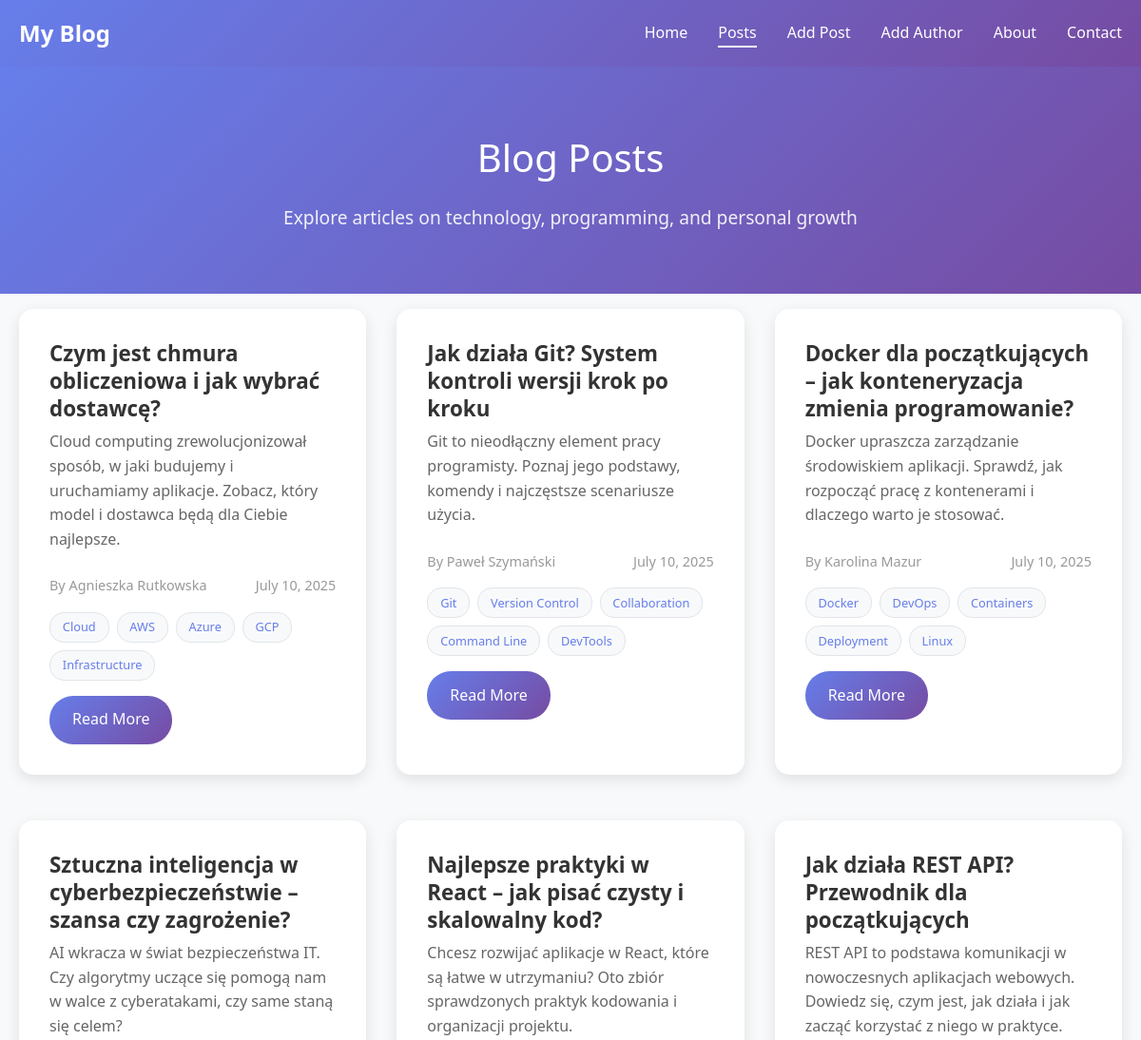
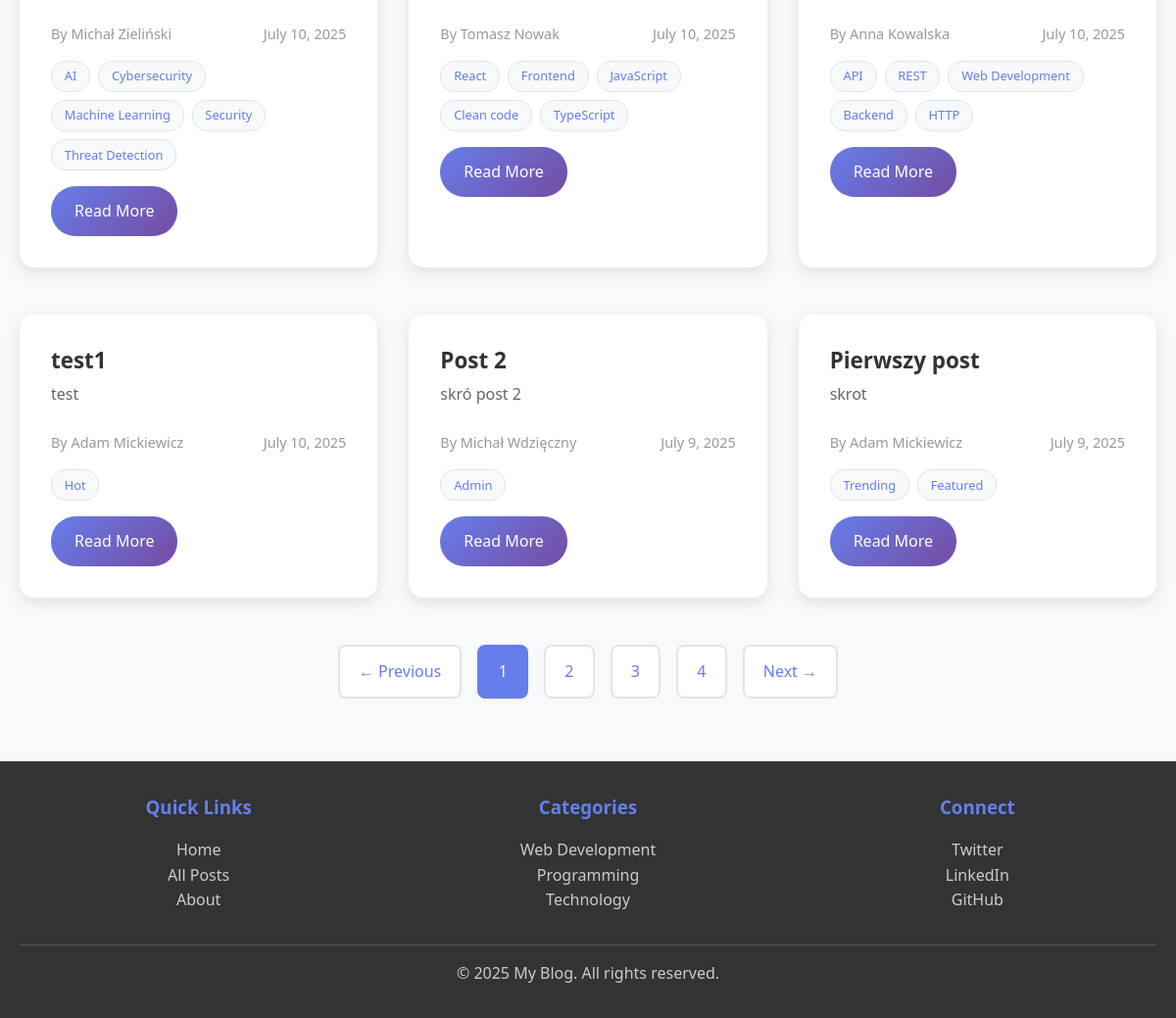
Page /blog/posts/ on the committed database (2 pictures, top to bottom).
### blog/models.py (models this page shows, shortened)
class BlogPost(models.Model):
    title = models.CharField(max_length=200)
    excerpt = models.CharField(max_length=500, blank=True, null=True)
    author = models.ForeignKey(Author, on_delete=models.CASCADE, related_name='posts')
    tags = models.ManyToManyField(Tag, blank=True, related_name='posts')
    content = models.TextField()
    created_at = models.DateTimeField(auto_now_add=True)
    updated_at = models.DateTimeField(auto_now=True)
    image = models.ImageField(upload_to='blog_images/', blank=True, null=True)
    slug = models.SlugField(max_length=200, unique=True, blank=True, null=True)
    class Meta:
        ordering = ['-created_at']
        verbose_name_plural = "Blog Posts"

class Author(models.Model):
    first_name = models.CharField(max_length=100)
    last_name = models.CharField(max_length=100)
    email = models.EmailField(unique=True)
    bio = models.TextField(blank=True, null=True)
    def full_name(self):
        return f"{self.first_name} {self.last_name}"

class Tag(models.Model):
    name = models.CharField(max_length=50, unique=True)

### blog/views.py (the view)
# urls.py: path('posts/', blog_views.posts_main_view, name='posts'),
def posts_main_view(request):
    posts = BlogPost.objects.all()
    if not posts:
        return render(request, 'blog/posts.html', {
            'url': 'blog',
            'links': get_navigation_links('Posts'),
            'posts': [],  # Pass an empty list if no posts are available
        })
    return render(request, 'blog/posts.html', {
        'url': 'blog',
        'links': get_navigation_links('Posts'),
        'posts': posts,  # Pass the posts data to template
    })

### blog/views.py (called while the page is built)
def get_navigation_links(active_page):
    links = [
        {'name': 'Home', 'url': '/', 'active': False},
        {'name': 'Posts', 'url': '/blog/posts', 'active': False},
        {'name': 'Add Post', 'url': '/blog/add_post', 'active': False},
        {'name': 'Add Author', 'url': '/blog/add_author', 'active': False},
        {'name': 'About', 'url': '/blog/about', 'active': False},
        {'name': 'Contact', 'url': '/blog/contact', 'active': False},
    ]
    for link in links:
        if link['name'].lower() == active_page.lower():
            link['active'] = True
        else:
            link['active'] = False
    return links

### blog/templates/blog/posts.html (shortened to what this page needs)
<!DOCTYPE html>
<html lang="en">
<head>
</head>
<body>
    <header>
        <nav class="container">
            <div class="logo">My Blog</div>
            <ul class="nav-links">
                {% for link in links %}
                    <li><a href="{{ link.url }}" class="{% if link.active %}active{% endif %}">{{ link.name }}</a></li>
                {% endfor %}
            </ul>
        </nav>
    </header>
    <section class="page-header">
        <div class="container">
            <h1>Blog Posts</h1>
            <p>Explore articles on technology, programming, and personal growth</p>
        </div>
    </section>
    <main class="container">
        <div class="posts-grid">
            {% for post in posts %}
            <article class="post-card">
                <div class="post-content">
                    <h3 class="post-title">
                        <a href="{% url 'blog:post' post_id=post.id %}">{{ post.title }}</a>
                    </h3>
                    <p class="post-excerpt">{{ post.excerpt|truncatewords:30 }}</p>
                    <p class="post-meta">
                        <span class="post-author">By {{ post.author.full_name }}</span>
                        <span>{{ post.created_at|date:"F j, Y" }}</span>
                    {% if post.tags.all %}
                    <div class="post-tags">
                        {% for tag in post.tags.all %}
                            <a href="#" class="post-tag">{{ tag.name }}</a>
                        {% endfor %}
                    </div>
                    {% endif %}
                    <a href="{% url 'blog:post' post_id=post.id %}" class="read-more">Read More</a>
                </div>
            </article>
            {% endfor %}
        </div>
        <div class="pagination">
            <a href="#">← Previous</a>
            <span class="current">1</span>
            <a href="#">2</a>
            <a href="#">3</a>
            <a href="#">4</a>
            <a href="#">Next →</a>
        </div>
    </main>
    <footer>
        <div class="container">
            <div class="footer-content">
                <div class="footer-section">
                    <h3>Quick Links</h3>
                    <p><a href="/">Home</a></p>
                    <p><a href="/posts">All Posts</a></p>
                    <p><a href="/about">About</a></p>
                </div>
                <div class="footer-section">
                    <h3>Categories</h3>
                    <p><a href="#">Web Development</a></p>
                    <p><a href="#">Programming</a></p>
                    <p><a href="#">Technology</a></p>
                </div>
                <div class="footer-section">
                    <h3>Connect</h3>
                    <p><a href="#">Twitter</a></p>
                    <p><a href="#">LinkedIn</a></p>
                    <p><a href="#">GitHub</a></p>
                </div>
            </div>
            <div class="footer-bottom">
                <p>&copy; 2025 My Blog. All rights reserved.</p>
            </div>
        </div>
    </footer>
</body>
</html>

### blog/templates/blog/posts.html (style rules this page uses)
* { margin: 0; padding: 0; box-sizing: border-box; }
body { font-family: 'Segoe UI', Tahoma, Geneva, Verdana, sans-serif; line-height: 1.6; color: #333; background-color: #f8f9fa; }
.container { max-width: 1200px; margin: 0 auto; padding: 0 20px; }
header { background: linear-gradient(135deg, #667eea 0%, #764ba2 100%); color: white; padding: 1rem 0; box-shadow: 0 2px 10px rgba(0,0,0,0.1); }
nav { display: flex; justify-content: space-between; align-items: center; }
.logo { font-size: 1.5rem; font-weight: bold; }
.nav-links { list-style: none; display: flex; gap: 2rem; }
.nav-links a { color: white; text-decoration: none; transition: opacity 0.3s; }
.nav-links a.active { border-bottom: 2px solid white; padding-bottom: 3px; }
.page-header { background: linear-gradient(135deg, #667eea 0%, #764ba2 100%); color: white; text-align: center; padding: 4rem 0; }
.page-header h1 { font-size: 2.5rem; margin-bottom: 1rem; font-weight: 300; }
.page-header p { font-size: 1.2rem; opacity: 0.9; }
main { padding: 6rem 0 4rem 0; }
.posts-grid { display: grid; grid-template-columns: repeat(auto-fit, minmax(350px, 1fr)); gap: 2rem; margin-bottom: 3rem; }
.post-card { background: white; border-radius: 15px; overflow: hidden; box-shadow: 0 5px 15px rgba(0,0,0,0.1); transition: transform 0.3s, box-shadow 0.3s; margin-top: 1rem; }
.post-content { padding: 2rem; }
.post-title { font-size: 1.4rem; margin-bottom: 0.5rem; color: #333; line-height: 1.3; }
.post-title a { color: #333; text-decoration: none; transition: color 0.3s; }
.post-excerpt { color: #666; margin-bottom: 1.5rem; line-height: 1.6; }
.post-meta { display: flex; justify-content: space-between; align-items: center; color: #999; font-size: 0.9rem; margin-bottom: 1rem; }
.post-author { font-weight: 500; }
.post-tags { display: flex; gap: 0.5rem; flex-wrap: wrap; margin-bottom: 1rem; }
.post-tag { background: #f8f9fa; color: #667eea; padding: 0.3rem 0.8rem; border-radius: 15px; font-size: 0.8rem; text-decoration: none; border: 1px solid #e1e5e9; transition: all 0.3s; }
.read-more { display: inline-block; background: linear-gradient(135deg, #667eea 0%, #764ba2 100%); color: white; padding: 0.8rem 1.5rem; text-decoration: none; border-radius: 25px; font-weight: 500; transition: transform 0.3s, box-shadow 0.3s; }
.pagination { display: flex; justify-content: center; gap: 1rem; margin: 3rem 0; }
.pagination a, .pagination span { padding: 0.8rem 1.2rem; background: white; color: #667eea; text-decoration: none; border-radius: 8px; border: 2px solid #e1e5e9; transition: all 0.3s; }
.pagination .current { background: #667eea; color: white; border-color: #667eea; }
footer { background: #333; color: white; text-align: center; padding: 2rem 0; margin-top: 4rem; }
.footer-content { display: grid; grid-template-columns: repeat(auto-fit, minmax(250px, 1fr)); gap: 2rem; margin-bottom: 2rem; }
.footer-section h3 { margin-bottom: 1rem; color: #667eea; }
.footer-section a { color: #ccc; text-decoration: none; transition: color 0.3s; }
.footer-bottom { border-top: 1px solid #555; padding-top: 1rem; color: #ccc; }

### rows in the picture
BlogPost: title "Czym jest chmura obliczeniowa i jak wybrać dostawcę?", excerpt "Cloud computing zrewolucjonizował sposób, w jaki budujemy i uruchamiamy aplikacje. Zobacz, który model i dostawca będą dla Ciebie najlepsze.", author.full_name "Agnieszka Rutkowska", created_at "July 10, 2025"
Tag: name "Cloud"
Tag: name "AWS"
Tag: name "Azure"
Tag: name "GCP"
Tag: name "Infrastructure"
BlogPost: title "Jak działa Git? System kontroli wersji krok po kroku", excerpt "Git to nieodłączny element pracy programisty. Poznaj jego podstawy, komendy i najczęstsze scenariusze użycia.", author.full_name "Paweł Szymański", created_at "July 10, 2025"
Tag: name "Git"
Tag: name "Version Control"
Tag: name "Collaboration"
Tag: name "Command Line"
Tag: name "DevTools"
BlogPost: title "Docker dla początkujących – jak konteneryzacja zmienia programowanie?", excerpt "Docker upraszcza zarządzanie środowiskiem aplikacji. Sprawdź, jak rozpocząć pracę z kontenerami i dlaczego warto je stosować.", author.full_name "Karolina Mazur", created_at "July 10, 2025"
Tag: name "Docker"
Tag: name "DevOps"
Tag: name "Containers"
Tag: name "Deployment"
Tag: name "Linux"
BlogPost: title "Sztuczna inteligencja w cyberbezpieczeństwie – szansa czy zagrożenie?", excerpt "AI wkracza w świat bezpieczeństwa IT. Czy algorytmy uczące się pomogą nam w walce z cyberatakami, czy same staną się celem?", author.full_name "Michał Zieliński", created_at "July 10, 2025"
Tag: name "AI"
Tag: name "Cybersecurity"
Tag: name "Machine Learning"
Tag: name "Security"
Tag: name "Threat Detection"
BlogPost: title "Najlepsze praktyki w React – jak pisać czysty i skalowalny kod?", excerpt "Chcesz rozwijać aplikacje w React, które są łatwe w utrzymaniu? Oto zbiór sprawdzonych praktyk kodowania i organizacji projektu.", author.full_name "Tomasz Nowak", created_at "July 10, 2025"
Tag: name "React"
Tag: name "Frontend"
Tag: name "JavaScript"
Tag: name "Clean code"
Tag: name "TypeScript"
BlogPost: title "Jak działa REST API? Przewodnik dla początkujących", excerpt "REST API to podstawa komunikacji w nowoczesnych aplikacjach webowych. Dowiedz się, czym jest, jak działa i jak zacząć korzystać z niego w praktyce.", author.full_name "Anna Kowalska", created_at "July 10, 2025"
Tag: name "API"
Tag: name "REST"
Tag: name "Web Development"
Tag: name "Backend"
Tag: name "HTTP"
BlogPost: title "test1", excerpt "test", author.full_name "Adam Mickiewicz", created_at "July 10, 2025"
Tag: name "Hot"
BlogPost: title "Post 2", excerpt "skró post 2", author.full_name "Michał Wdzięczny", created_at "July 9, 2025"
Tag: name "Admin"
BlogPost: title "Pierwszy post", excerpt "skrot", author.full_name "Adam Mickiewicz", created_at "July 9, 2025"
Tag: name "Trending"
Tag: name "Featured"

### other values in the picture
{{ link.name }} "Home" "Posts" "Add Post" "Add Author" "About" "Contact"
